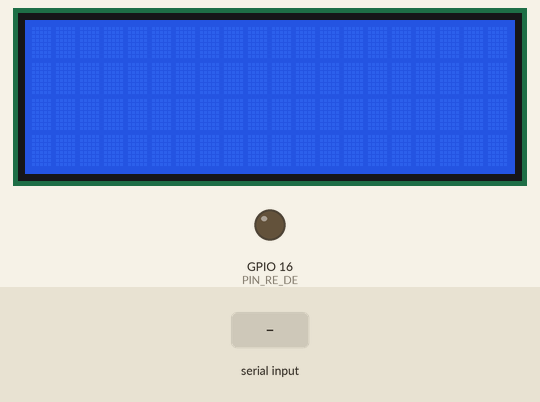
Recording of a sketch running on a simulated ESP32. Parts: 20×4 character LCD, output pins drawn as LEDs (lit = HIGH). The test bench sets the inputs (shaded band). What the sketch prints to the serial monitor is not drawn.

Above: at 1.2 s.
1.3 s: "1" received over the second serial link
At 2.3 s:
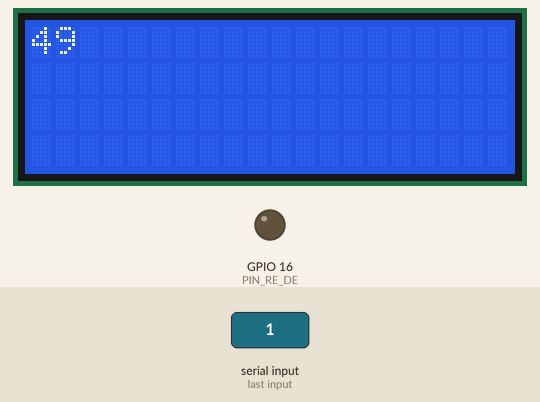
2.8 s: "0" received over the second serial link
4.3 s: "2" received over the second serial link
At 4.6 s:
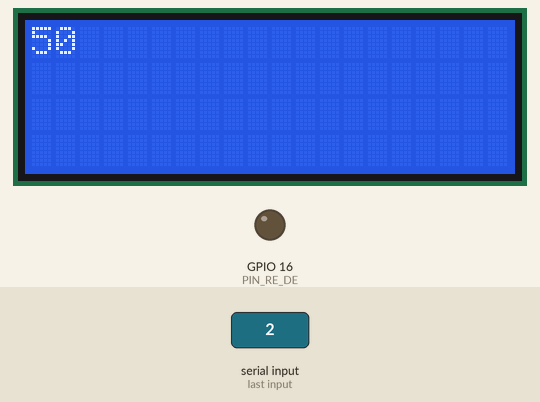
Timing chart, 0 to 7.3 s (numbered marks = the images above; inputs shaded):
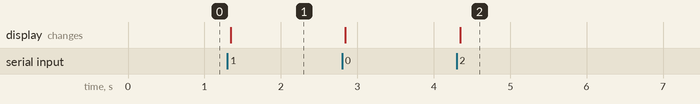

Measured:
- after the input at 1.3 s, the display: changes at once (image 1)
- after the input at 4.3 s, the display: changes at once (image 2)

The sketch:

lcd.ino
```cpp
#include <LiquidCrystal_I2C.h>
LiquidCrystal_I2C lcd(0x27,20,4);

HardwareSerial serial_rs485(1);
typedef struct rs485_t {
  uint8_t PIN_RE_DE = 16;
  uint8_t PIN_TX = 17;
  uint8_t PIN_RX = 4;
  uint32_t new_data_state = 0;
  uint32_t new_data_timer = 0;
  uint8_t new_data_buffer[9] = {0};
  uint8_t new_data_buffer_i = 0;
} rs485_t;
rs485_t rs485 = {};

uint32_t timer_test = 0;

void rs485_read()
{
  if (rs485.new_data_state)
  {
    if (millis() - rs485.new_data_timer > 40)
    {
      rs485.new_data_buffer_i = 0;
      rs485.new_data_state = 0;
      Serial.println(rs485.new_data_buffer[0]);

      // NEXTION PRINT
      lcd.setCursor(0, 0);
      lcd.print(rs485.new_data_buffer[0]);
    }
  }

  if (serial_rs485.available() > 0)
  {
    uint8_t c = serial_rs485.read();
    rs485.new_data_buffer[rs485.new_data_buffer_i] = c;
    rs485.new_data_buffer_i++;
    rs485.new_data_state = 1;
    rs485.new_data_timer = millis();
  }
}

void rs485_write()
{
    digitalWrite(rs485.PIN_RE_DE, HIGH);
    serial_rs485.write(2);
    delay(10);
    digitalWrite(rs485.PIN_RE_DE, LOW);
}

void setup()
{
  Serial.begin(9600);
  Serial2.begin(9600, SERIAL_8N1, 27, 14);
  serial_rs485.begin(9600, SERIAL_8N1, rs485.PIN_TX, rs485.PIN_RX);
  pinMode(rs485.PIN_RE_DE, OUTPUT);
  digitalWrite(rs485.PIN_RE_DE, LOW);

  lcd.init();
  lcd.backlight();

  // lcd.setCursor(0, 0);
  // lcd.print("                ");
  // lcd.setCursor(0, 0);
  // lcd.print("PREMERE PULSANTE");
  // lcd.setCursor(0, 1);
  // lcd.print("                ");
  // lcd.setCursor(0, 1);
  // lcd.print("PER SANIFICARE");
}

void loop()
{
  rs485_read();
}
```
